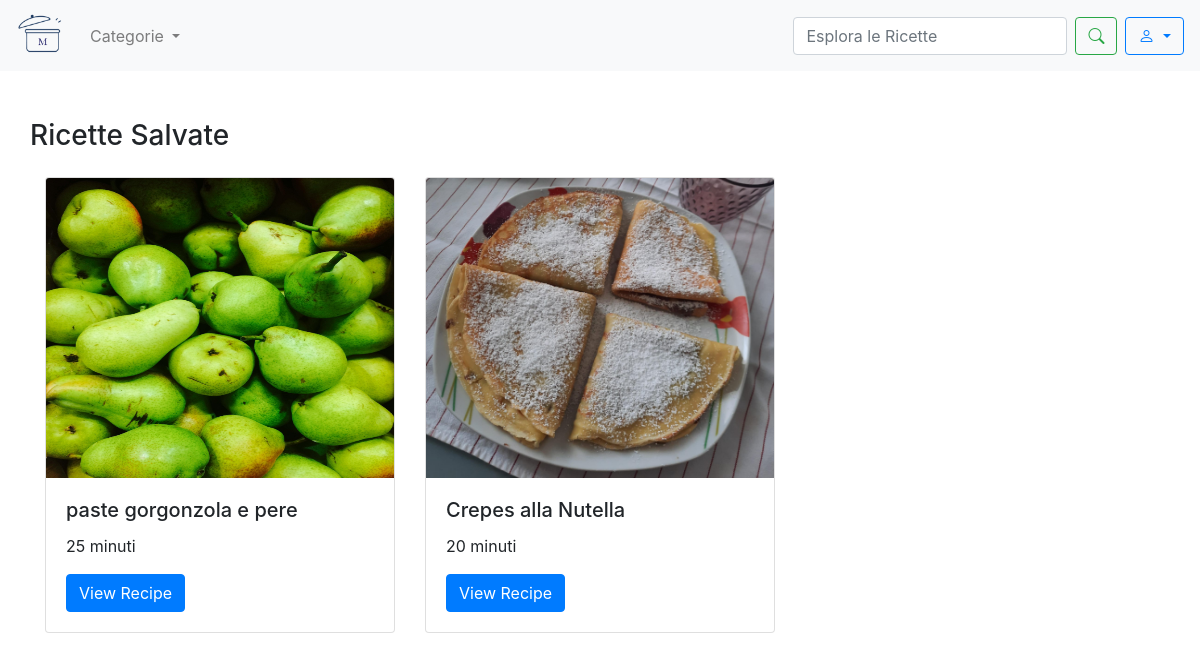
/ricette_salvate/ (signed in), run on the app's committed database.
### sito/models.py (models this page shows, shortened)
class SavedRecipe(models.Model):
    user = models.ForeignKey('CustomUser', on_delete=models.CASCADE)
    recipe = models.ForeignKey(Recipe, on_delete=models.CASCADE)

class Recipe(models.Model):
    title = models.CharField(max_length=200)
    photo = models.ImageField(upload_to='recipes_photos/', blank=True, null=True)
    preparationtime = models.CharField(help_text="Totale tempo di preparazione (es: 1 hour 30 minutes)", max_length=200,
                                       blank=True, null=True)
    category = models.ForeignKey(Category, on_delete=models.CASCADE)
    user = models.ForeignKey('CustomUser', on_delete=models.CASCADE)
    ingredients = models.TextField()
    instructions = models.TextField()

### sito/views.py (the view)
# urls.py: path("ricette_salvate/", ricette_salvate, name='ricette_salvate'),
@login_required
def ricette_salvate(request):
    saved_recipes = SavedRecipe.objects.filter(user=request.user)
    return render(request, 'ricette_salvate.html', {'saved_recipes': saved_recipes})

### template/ricette_salvate.html (shortened to what this page needs)
<!DOCTYPE html>
{% load static %}
<html lang="en">
<head>
    <link rel="stylesheet" href="https://maxcdn.bootstrapcdn.com/bootstrap/4.5.2/css/bootstrap.min.css">
    <link rel="stylesheet" href="https://cdn.jsdelivr.net/npm/bootstrap-icons/font/bootstrap-icons.css">
</head>
<body>
    <nav class="navbar navbar-expand-lg navbar-light bg-light">
         <a class="navbar-brand" href="{% url 'homepage' %}">
            <img src="{% static 'images/logo.png' %}" alt="Logo" class="d-inline-block align-top" style="width: 50px">
        </a>
            <ul class="navbar-nav mr-auto">
                <li class="nav-item dropdown">
                  <div class="nav-link dropdown-toggle" role="button" data-toggle="dropdown" aria-expanded="false" id="CategoryDropdown">
                    Categorie
                  </div>
                </li>
            </ul>
            <form class="form-inline my-2 my-lg-0" method="GET" action="{% url 'search' %}">
                <input class="form-control mr-sm-2" type="search" name ="q" placeholder="Esplora le Ricette" aria-label="Search">
                <button class="btn btn-outline-success my-2 my-sm-0" type="submit"><i class="bi bi-search"></i></button>
            </form>
            <div class="dropdown ml-2">
                <button class="btn btn-outline-primary dropdown-toggle" type="button" id="userDropdown" data-toggle="dropdown" aria-haspopup="true" aria-expanded="false">
                    <i class="bi bi-person"></i>
                </button>
            </div>
    </nav>
    <div class="container py-5">
      <div class="row">
            <h3 class="text-center mb-4">Ricette Salvate</h3>
        </div>
        <div class="row">
        {% if saved_recipes %}
            {% for saved_recipe in saved_recipes %}
            <div class="col-md-4 mb-4">
                <div class="card mb-3" style="max-width: 540px;">
                    {% if saved_recipe.recipe.photo %}
                    <img src="{{ saved_recipe.recipe.photo.url }}" class="card-img-top" alt="foto ricetta" style="max-height: 300px; overflow-y: hidden">
                    {% else %}
                    <img src="{% static 'images/defaultrecipe.jpg' %}" class="card-img-top" alt="Default Image">
                    {% endif %}
                    <div class="card-body">
                        <h5 class="card-title">{{ saved_recipe.recipe.title }}</h5>
                        <p class="card-text">{{ saved_recipe.recipe.preparationtime }}</p>
                        <a href="{% url 'recipe_detail' saved_recipe.recipe.id %}" class="btn btn-primary">View Recipe</a>
                    </div>
                </div>
            </div>
            {% endfor %}
        {% else %}
            <p>You have no saved recipes.</p>
        {% endif %}
    </div>
    </div>
</body>
</html>

### data on the page
SavedRecipe: recipe.photo (picture), recipe "paste gorgonzola e pere", recipe.preparationtime "25 minuti"
SavedRecipe: recipe.photo (picture), recipe "Crepes alla Nutella", recipe.preparationtime "20 minuti"
